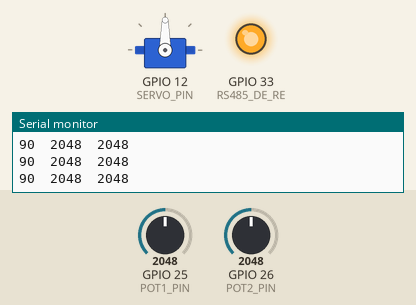
The sketch below on a simulated ESP32. Shown: servo, output pins drawn as LEDs (lit = HIGH), the last lines printed to the serial monitor. The test bench sets the inputs (shaded band); at power-on: GPIO 25 (POT1_PIN) = 2048, GPIO 26 (POT2_PIN) = 2048.

Above: at 1.5 s.
1.6 s: GPIO 25 (POT1_PIN) set to 2866
At 2.7 s:
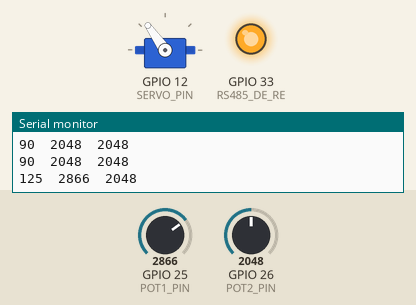
3.6 s: GPIO 25 (POT1_PIN) set to 3603
At 5.4 s:
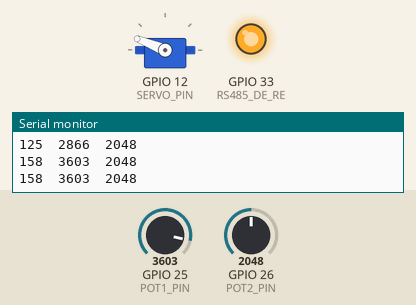
5.7 s: GPIO 25 (POT1_PIN) set to 4095
At 7.2 s:
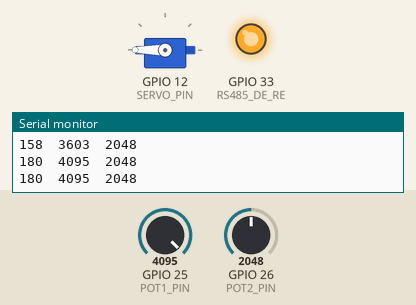
7.8 s: GPIO 25 (POT1_PIN) set to 1228
At 8.8 s:
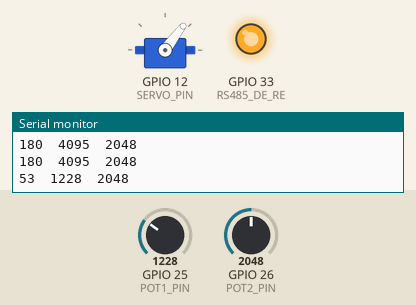
9.9 s: GPIO 25 (POT1_PIN) set to 491
At 11.7 s:
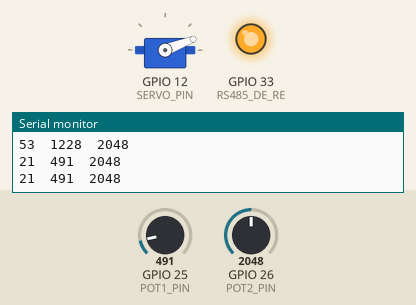
12.0 s: GPIO 25 (POT1_PIN) set to 0
At 13.3 s:
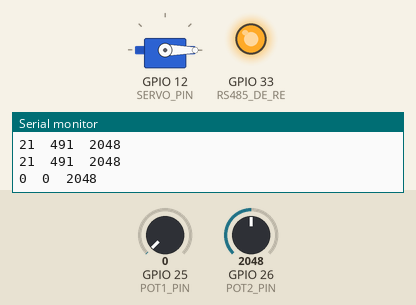
Timing chart, 0 to 15.0 s (numbered marks = the images above; inputs shaded):
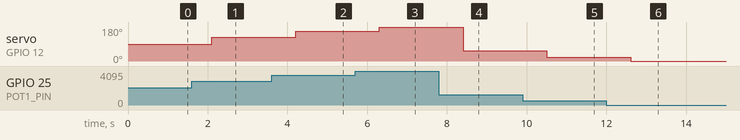

The sketch:

sender_serialRS485-OLED_test2.ino
```cpp
#include <ESP32Servo.h>

#define RS485_DE_RE 33 // Pin for DE & RE
#define RS485_DI_TX0 1 // Pin for DI (TX0)

#define POT1_PIN 25    // Potentiometer 1 connected to GPIO25
#define POT2_PIN 26    // Potentiometer 2 connected to GPIO26
#define SERVO_PIN 12   // Servo PWM connected to GPIO12

Servo servo;           // Servo object to control the servo motor

void setup() {
  pinMode(RS485_DE_RE, OUTPUT);
  digitalWrite(RS485_DE_RE, HIGH); // Enable transmit mode

  // Initialize Serial Communication on UART0
  Serial.begin(9600);

  // Initialize Servo
  servo.attach(SERVO_PIN, 500, 2400); // Attach servo with pulse width range 500-2400 µs

  Serial.println("RS485 Master Initialized");
}

void loop() {
  // Read potentiometer values
  int pot1Value = analogRead(POT1_PIN); // Read potentiometer 1 value
  int pot2Value = analogRead(POT2_PIN); // Read potentiometer 2 value

  // Map potentiometer value to servo angle (0 to 180 degrees)
  int servoAngle = map(pot1Value, 0, 4095, 0, 180);
  servo.write(servoAngle); // Set servo to the mapped angle

  // Prepare data to send
  String dataToSend = String(servoAngle) +
                      "  " + String(pot1Value) +
                      "  " + String(pot2Value);

  // Send data through RS-485
  digitalWrite(RS485_DE_RE, HIGH); // Set RS485 to transmit mode
  Serial.println(dataToSend);      // Send data over UART

  delay(700); // Wait for 1 second before sending the next data
}
```

Measured:
- after the input at 1.6 s, servo on GPIO 12 (SERVO_PIN): 90° → 125° after 0.50 s
- after the input at 3.6 s, servo on GPIO 12 (SERVO_PIN): 125° → 158° after 0.60 s
- after the input at 5.7 s, servo on GPIO 12 (SERVO_PIN): 158° → 180° after 0.60 s
- after the input at 7.8 s, servo on GPIO 12 (SERVO_PIN): 180° → 53° after 0.60 s
- after the input at 9.9 s, servo on GPIO 12 (SERVO_PIN): 53° → 21° after 0.61 s
- after the input at 12.0 s, servo on GPIO 12 (SERVO_PIN): 21° → 0° after 0.61 s
